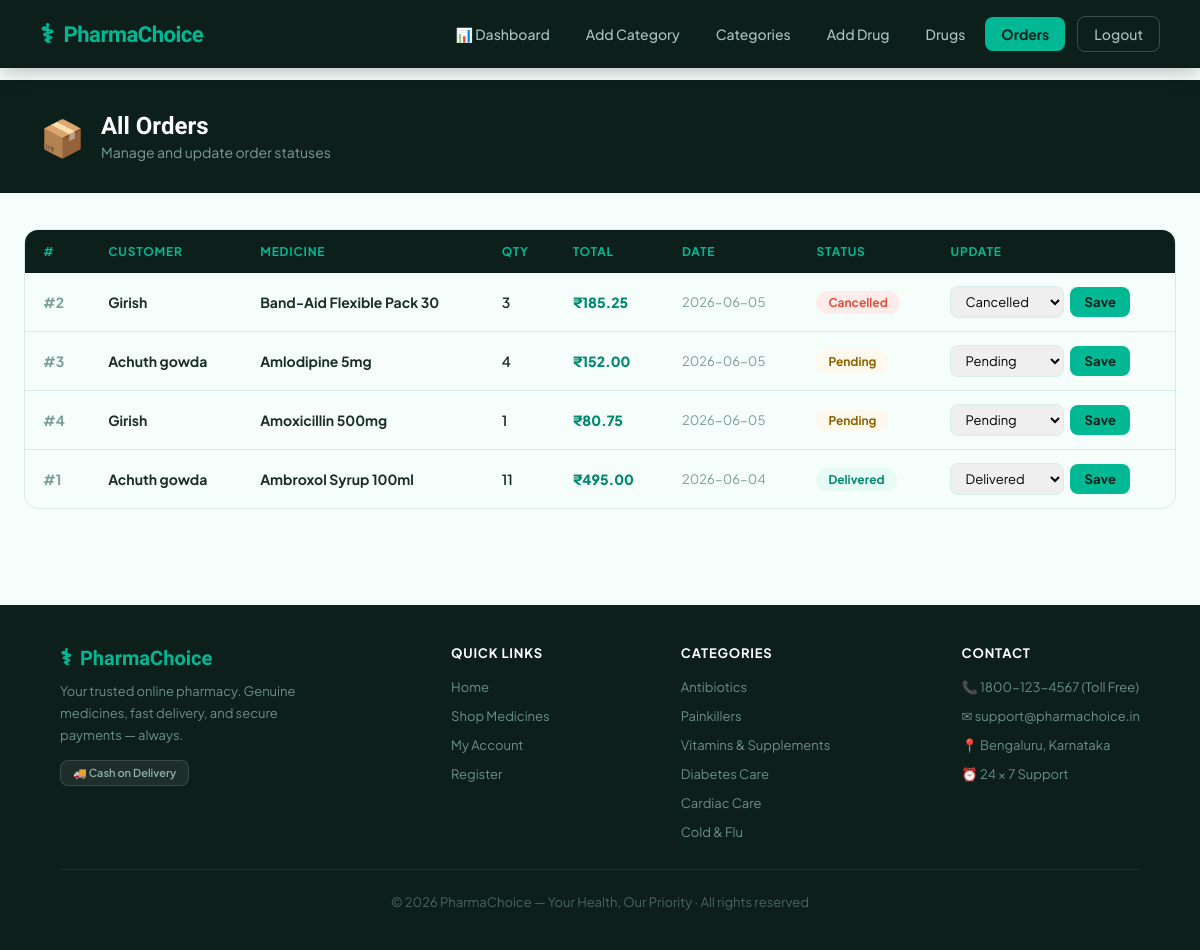
The page /avieworders (signed in) on the database its author committed.
### tables this page shows
CREATE TABLE orders (
            id INTEGER PRIMARY KEY AUTOINCREMENT,
            customer_id INTEGER,
            drug_id INTEGER,
            qty INTEGER NOT NULL,
            price REAL NOT NULL,
            total REAL NOT NULL,
            date TEXT NOT NULL,
            status TEXT DEFAULT 'Pending',
            FOREIGN KEY(customer_id) REFERENCES customer(id),
            FOREIGN KEY(drug_id) REFERENCES drug(id)
        );

CREATE TABLE customer (
            id INTEGER PRIMARY KEY AUTOINCREMENT,
            name TEXT NOT NULL,
            email TEXT NOT NULL UNIQUE,
            password TEXT NOT NULL,
            phone TEXT,
            gender TEXT,
            address TEXT
        );

CREATE TABLE drug (
            id INTEGER PRIMARY KEY AUTOINCREMENT,
            name TEXT NOT NULL,
            category_id INTEGER,
            price REAL NOT NULL,
            discount REAL DEFAULT 0,
            stock INTEGER DEFAULT 0,
            description TEXT,
            updated_date TEXT,
            FOREIGN KEY(category_id) REFERENCES category(id)
        );

### app.py (the view)
@app.route('/avieworders')
@admin_required
def view_orders():
    db = get_db()
    orders = db.execute('''
        SELECT o.*, c.name as customer_name, c.email, c.phone,
               d.name as drug_name, cat.name as category_name
        FROM orders o
        JOIN customer c ON o.customer_id=c.id
        JOIN drug d ON o.drug_id=d.id
        JOIN category cat ON d.category_id=cat.id
        ORDER BY o.date DESC
    ''').fetchall()
    return render_template('view_orders.html', orders=orders)

### app.py (called while the page is built)
def get_db():
    conn = sqlite3.connect(DB)
    conn.row_factory = sqlite3.Row
    return conn

def admin_required(f):
    from functools import wraps
    @wraps(f)
    def decorated(*args, **kwargs):
        if not session.get('admin'):
            flash('Please login as admin first.', 'danger')
            return redirect(url_for('login'))
        return f(*args, **kwargs)
    return decorated

### templates/view_orders.html (shortened to what this page needs)
{% extends 'base.html' %}
{% block content %}
<div class="page-header">
    <div class="page-header-icon">📦</div>
    <div>
        <h1>All Orders</h1>
        <p>Manage and update order statuses</p>
    </div>
</div>
<div class="container">
    {% if orders %}
    <div class="table-wrap">
    <table>
        <thead>
            <tr><th>#</th><th>Customer</th><th>Medicine</th><th>Qty</th><th>Total</th><th>Date</th><th>Status</th><th>Update</th></tr>
        </thead>
        <tbody>
        {% for o in orders %}
        <tr>
            <td style="font-weight:700;color:var(--muted);">#{{ o.id }}</td>
            <td>
                <strong>{{ o.customer_name }}</strong><br>
            </td>
            <td><strong>{{ o.drug_name }}</strong></td>
            <td style="font-weight:600;">{{ o.qty }}</td>
            <td style="font-weight:800;color:var(--em-d);">₹{{ "%.2f"|format(o.total) }}</td>
            <td style="color:var(--muted);font-size:13px;">{{ o.date }}</td>
            <td><span class="badge badge-{{ o.status|lower }}">{{ o.status }}</span></td>
            <td>
                <form method="POST" action="{{ url_for('update_order_status', oid=o.id) }}" style="display:flex;gap:6px;align-items:center;">
                    <select name="status" class="status-select">
                        {% for s in ['Pending','Dispatched','Delivered','Cancelled'] %}
                        <option value="{{ s }}" {% if o.status==s %}selected{% endif %}>{{ s }}</option>
                        {% endfor %}
                    </select>
                    <button type="submit" class="btn btn-primary btn-sm">Save</button>
                </form>
            </td>
        </tr>
        {% endfor %}
        </tbody>
    </table>
    </div>
    {% else %}
    <div class="empty-state">
        <div class="empty-icon">📦</div>
        <p>No orders yet.</p>
    </div>
    {% endif %}
</div>
{% endblock %}

### static/css/style.css (style rules this page uses)
:root { --em: #00b894; --em-d: #00896e; --em-l: #e6faf6; --mint: #d0f5ec; --dark: #0d1f1a; --dark2: #162720; --ink: #1a2e28; --slate: #4a6560; --muted: #7a9e97; --border: #d4ede8; --white: #ffffff; --cream: #f6fefc; --accent: #ff6b35; --warn: #f5a623; --warn-l: #fff8ec; --red: #e74c3c; --red-l: #fdecea; --blue: #3498db; --blue-l: #eaf4fb; --cs: 0 4px 24px rgba(0,184,148,.1); --ch: 0 8px 40px rgba(0,184,148,.18); }
* { margin: 0; padding: 0; box-sizing: border-box; }
html { scroll-behavior: smooth; }
body { font-family: 'Plus Jakarta Sans', sans-serif; background: var(--cream); color: var(--ink); min-height: 100vh; }
.container { max-width: 1220px; margin: 0 auto; padding: 36px 24px; }
h1 { font-family: 'Sora',sans-serif; color: var(--dark); font-size: 30px; font-weight: 700; margin-bottom: 24px; }
.btn { display: inline-flex; align-items: center; justify-content: center; gap: 7px; padding: 11px 24px; border: none; border-radius: 10px; cursor: pointer; font-size: 14px; font-weight: 700; font-family: inherit; text-decoration: none; transition: all .22s; letter-spacing: .2px; }
.btn-primary { background: var(--em); color: var(--dark); }
.btn-sm { padding: 7px 14px; font-size: 13px; border-radius: 8px; }
.table-wrap { overflow-x: auto; border-radius: 14px; border: 1px solid var(--border); }
table { width: 100%; border-collapse: collapse; font-size: 14px; }
thead th { background: var(--dark); color: var(--em); padding: 14px 18px; text-align: left; font-size: 12px; text-transform: uppercase; letter-spacing: .8px; font-weight: 700; }
tbody tr { border-bottom: 1px solid var(--border); transition: background .15s; }
tbody tr:last-child { border-bottom: none; }
tbody td { padding: 13px 18px; vertical-align: middle; color: var(--ink); }
.badge { display: inline-flex; align-items: center; gap: 5px; padding: 4px 12px; border-radius: 20px; font-size: 12px; font-weight: 700; }
.badge-pending { background: var(--warn-l); color: #8a6200; }
.badge-delivered { background: var(--em-l); color: var(--em-d); }
.badge-cancelled { background: var(--red-l); color: var(--red); }
select.status-select { padding: 6px 10px; border: 1px solid var(--border); border-radius: 8px; font-size: 13px; font-family: inherit; cursor: pointer; }
.page-header { background: var(--dark); padding: 32px 40px; display: flex; align-items: center; gap: 16px; }
.page-header h1 { color: var(--white); font-size: 24px; margin: 0; font-family: 'Sora',sans-serif; }
.page-header p { color: var(--muted); font-size: 14px; margin-top: 3px; }
.page-header-icon { font-size: 36px; }

### rows shown on the page
orders: id "2", customer_name "Girish", drug_name "Band-Aid Flexible Pack 30", qty "3", total "185.25", date "2026-06-05", status "Cancelled"
orders: id "3", customer_name "Achuth gowda", drug_name "Amlodipine 5mg", qty "4", total "152.00", date "2026-06-05", status "Pending"
orders: id "4", customer_name "Girish", drug_name "Amoxicillin 500mg", qty "1", total "80.75", date "2026-06-05", status "Pending"
orders: id "1", customer_name "Achuth gowda", drug_name "Ambroxol Syrup 100ml", qty "11", total "495.00", date "2026-06-04", status "Delivered"
